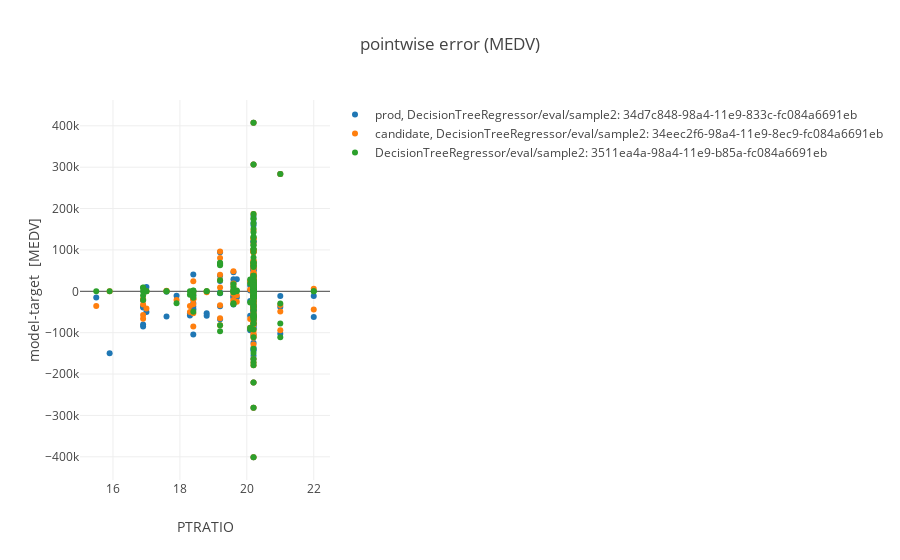

Notebook source saved alongside this figure:
### Markdown cell above
#### Plot error vs input variable

### Code cell
plot.scatter_model_error(ml_repo, ml_repo.tree.models.DecisionTreeRegressor.model(), ml_repo.tree.test_data.sample2(), 'PTRATIO')

### Figure 1 — Plotly figure (JSON) as saved in the notebook; plotly's stock layout.template omitted (floating-point values rounded to 4 significant figures; data arrays with more than 128 entries replaced by an {"elided": "..."} marker saying what was removed)
{"data": [{"mode": "markers", "name": "prod, DecisionTreeRegressor/eval/sample2: 34d7c848-98a4-11e9-833c-fc084a6691eb", "text": "sample2:last<br>DecisionTreeRegressor/model:34d3d354-98a4-11e9-a50d-fc084a6691eb<br>", "type": "scatter", "uid": "a84d77bf-b825-4e0b-bda7-0d231d40a1b3", "x": {"elided": "187 float values"}, "y": {"elided": "187 float values"}}, {"mode": "markers", "name": "candidate, DecisionTreeRegressor/eval/sample2: 34eec2f6-98a4-11e9-8ec9-fc084a6691eb", "text": "sample2:last<br>DecisionTreeRegressor/model:34eb69da-98a4-11e9-8501-fc084a6691eb<br>", "type": "scatter", "uid": "c546ce08-4bd7-4f33-8129-353fb385a9a6", "x": {"elided": "187 float values"}, "y": {"elided": "187 float values"}}, {"mode": "markers", "name": "DecisionTreeRegressor/eval/sample2: 3511ea4a-98a4-11e9-b85a-fc084a6691eb", "text": "sample2:last<br>DecisionTreeRegressor/model:350c21f4-98a4-11e9-82da-fc084a6691eb<br>", "type": "scatter", "uid": "d71674d6-31ee-470e-b3e7-a0bfdf1d5922", "x": {"elided": "187 float values"}, "y": {"elided": "187 float values"}}], "layout": {"title": {"text": "pointwise error (MEDV)"}, "xaxis": {"title": {"text": "PTRATIO"}}, "yaxis": {"title": {"text": "model-target  [MEDV]"}}}}
